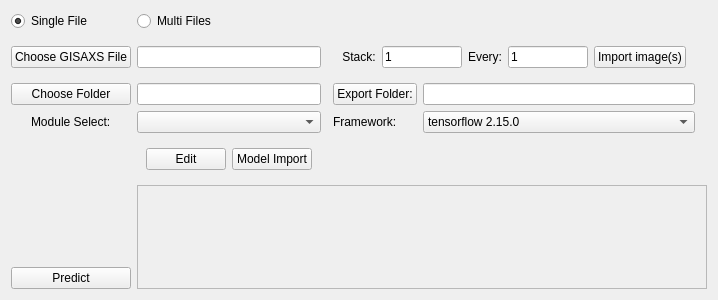
            <widget class="QWidget" name="widget_2" native="true">
             <property name="maximumSize">
              <size>
               <width>16777215</width>
               <height>300</height>
              </size>
             </property>
             <layout class="QGridLayout" name="gridLayout_18">
              <item row="3" column="1">
               <widget class="QPushButton" name="gisaxsPredictChooseFolderButton">
                <property name="text">
                 <string>Choose Folder</string>
                </property>
               </widget>
              </item>
              <item row="2" column="1">
               <widget class="QPushButton" name="gisaxsPredictChooseGisaxsFileButton">
                <property name="text">
                 <string>Choose GISAXS File</string>
                </property>
               </widget>
              </item>
              <item row="6" column="2" colspan="6">
               <widget class="QScrollArea" name="predictStatusScrollArea">
                <property name="widgetResizable">
                 <bool>true</bool>
                </property>
                <widget class="QWidget" name="predictStatusScrollAreaWidgetContents">
                 <property name="geometry">
                  <rect>
                   <x>0</x>
                   <y>0</y>
                   <width>87</width>
                   <height>87</height>
                  </rect>
                 </property>
                 <layout class="QVBoxLayout" name="verticalLayout_17">
                  <item>
                   <widget class="QTextBrowser" name="predictStatusTextBrowser">
                    <property name="styleSheet">
                     <string notr="true">QTextBrowser {
    background: transparent;
    border: none;
}</string>
                    </property>
                   </widget>
                  </item>
                 </layout>
                </widget>
               </widget>
              </item>
              <item row="3" column="4">
               <widget class="QPushButton" name="gisaxsPredictExportFolderButton">
                <property name="text">
                 <string>Export Folder:</string>
                </property>
               </widget>
              </item>
              <item row="3" column="2">
               <widget class="QLineEdit" name="gisaxsPredictChooseFolderValue">
                <property name="text">
                 <string/>
                </property>
               </widget>
              </item>
              <item row="0" column="1">
               <widget class="QRadioButton" name="gisaxsPredictSingleFileRadioButton">
                <property name="text">
                 <string>Single File</string>
                </property>
                <property name="checked">
                 <bool>true</bool>
                </property>
               </widget>
              </item>
              <item row="5" column="2">
               <widget class="QWidget" name="widget_4" native="true">
                <layout class="QHBoxLayout" name="horizontalLayout_15">
                 <item>
                  <widget class="QPushButton" name="gisaxsPredictEditButton">
                   <property name="text">
                    <string>Edit</string>
                   </property>
                  </widget>
                 </item>
                 <item>
                  <widget class="QPushButton" name="gisaxsPredictModelImportButton">
                   <property name="text">
                    <string>Model Import</string>
                   </property>
                  </widget>
                 </item>
                </layout>
               </widget>
              </item>
              <item row="4" column="1" alignment="Qt::AlignHCenter">
               <widget class="QLabel" name="gisaxsPredictModuleSelectLabel">
                <property name="text">
                 <string>Module Select:</string>
                </property>
               </widget>
              </item>
              <item row="6" column="1" alignment="Qt::AlignBottom">
               <widget class="QPushButton" name="gisaxsPredictPredictButton">
                <property name="text">
                 <string>Predict</string>
                </property>
               </widget>
              </item>
              <item row="0" column="2">
               <widget class="QRadioButton" name="gisaxsPredictMultiFilesRadioButton">
                <property name="text">
                 <string>Multi Files</string>
                </property>
               </widget>
              </item>
              <item row="2" column="2">
               <widget class="QLineEdit" name="gisaxsPredictChooseGisaxsFileValue">
                <property name="text">
                 <string/>
                </property>
               </widget>
              </item>
              <item row="3" column="5">
               <widget class="QLineEdit" name="gisaxsPredictExportFolderValue">
                <property name="text">
                 <string/>
                </property>
               </widget>
              </item>
              <item row="4" column="4">
               <widget class="QLabel" name="gisaxsPredictFrameworkLabel">
                <property name="text">
                 <string>Framework:</string>
                </property>
               </widget>
              </item>
              <item row="4" column="2">
               <widget class="QComboBox" name="gisaxsPredictModuleSelectCombox"/>
              </item>
              <item row="4" column="5">
               <widget class="QComboBox" name="gisaxsPredictFrameworkCombox">
                <item>
                 <property name="text">
                  <string>tensorflow 2.15.0</string>
                 </property>
                </item>
               </widget>
              </item>
              <item row="2" column="4" colspan="2">
               <widget class="QWidget" name="widget_5" native="true">
                <layout class="QHBoxLayout" name="horizontalLayout_16">
                 <item>
                  <widget class="QLabel" name="gisaxsPredictStackLabel">
                   <property name="layoutDirection">
                    <enum>Qt::LeftToRight</enum>
                   </property>
                   <property name="text">
                    <string>Stack:</string>
                   </property>
                   <property name="alignment">
                    <set>Qt::AlignCenter</set>
                   </property>
                  </widget>
                 </item>
                 <item>
                  <widget class="QLineEdit" name="gisaxsPredictStackValue">
                   <property name="sizePolicy">
                    <sizepolicy hsizetype="Fixed" vsizetype="Fixed">
                     <horstretch>0</horstretch>
                     <verstretch>0</verstretch>
                    </sizepolicy>
                   </property>
                   <property name="minimumSize">
                    <size>
                     <width>80</width>
                     <height>0</height>
                    </size>
                   </property>
                   <property name="maximumSize">
                    <size>
                     <width>80</width>
                     <height>16777215</height>
                    </size>
                   </property>
                   <property name="layoutDirection">
                    <enum>Qt::LeftToRight</enum>
                   </property>
                   <property name="text">
                    <string>1</string>
                   </property>
                   <property name="alignment">
                    <set>Qt::AlignLeading|Qt::AlignLeft|Qt::AlignVCenter</set>
                   </property>
                  </widget>
                 </item>
                 <item>
                  <widget class="QLabel" name="gisaxsPredictEveryLabel">
                   <property name="text">
                    <string>Every:</string>
                   </property>
                   <property name="alignment">
                    <set>Qt::AlignCenter</set>
                   </property>
                  </widget>
                 </item>
                 <item>
                  <widget class="QLineEdit" name="gisaxsPredictEveryValue">
                   <property name="sizePolicy">
                    <sizepolicy hsizetype="Fixed" vsizetype="Fixed">
                     <horstretch>0</horstretch>
                     <verstretch>0</verstretch>
                    </sizepolicy>
                   </property>
                   <property name="minimumSize">
                    <size>
                     <width>80</width>
                     <height>0</height>
                    </size>
                   </property>
                   <property name="maximumSize">
                    <size>
                     <width>80</width>
                     <height>16777215</height>
                    </size>
                   </property>
                   <property name="text">
                    <string>1</string>
                   </property>
                  </widget>
                 </item>
                 <item>
                  <widget class="QPushButton" name="gisaxsPredictImportimagesButton">
                   <property name="text">
                    <string>Import image(s)</string>
                   </property>
                  </widget>
                 </item>
                </layout>
               </widget>
              </item>
             </layout>
            </widget>
